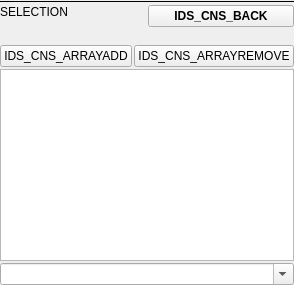
  <widget class="QDockWidget" name="propertyDockWidget">
   <property name="allowedAreas">
    <set>Qt::LeftDockWidgetArea|Qt::RightDockWidgetArea</set>
   </property>
   <property name="windowTitle">
    <string comment="res">IDS_CNS_PROPERTIES</string>
   </property>
   <attribute name="dockWidgetArea">
    <number>2</number>
   </attribute>
   <widget class="QWidget" name="dockWidgetContents_2">
    <layout class="QVBoxLayout" name="verticalLayout_4">
     <property name="spacing">
      <number>2</number>
     </property>
     <property name="leftMargin">
      <number>0</number>
     </property>
     <property name="topMargin">
      <number>0</number>
     </property>
     <property name="rightMargin">
      <number>0</number>
     </property>
     <property name="bottomMargin">
      <number>0</number>
     </property>
     <item>
      <widget class="QFrame" name="userPropertyFrame">
       <property name="frameShape">
        <enum>QFrame::HLine</enum>
       </property>
       <property name="frameShadow">
        <enum>QFrame::Plain</enum>
       </property>
       <property name="lineWidth">
        <number>1</number>
       </property>
      </widget>
     </item>
     <item>
      <layout class="QHBoxLayout" name="horizontalLayout_2">
       <property name="topMargin">
        <number>0</number>
       </property>
       <item>
        <widget class="QLabel" name="selectionInfoLabel">
         <property name="baseSize">
          <size>
           <width>300</width>
           <height>0</height>
          </size>
         </property>
         <property name="text">
          <string>SELECTION</string>
         </property>
         <property name="alignment">
          <set>Qt::AlignLeading|Qt::AlignLeft|Qt::AlignTop</set>
         </property>
        </widget>
       </item>
       <item>
        <widget class="QPushButton" name="propertyEditAscendPathButton">
         <property name="font">
          <font>
           <weight>75</weight>
           <bold>true</bold>
          </font>
         </property>
         <property name="text">
          <string comment="res">IDS_CNS_BACK</string>
         </property>
        </widget>
       </item>
      </layout>
     </item>
     <item>
      <widget class="QLabel" name="selectionHelpLabel">
       <property name="text">
        <string notr="true"/>
       </property>
       <property name="wordWrap">
        <bool>true</bool>
       </property>
      </widget>
     </item>
     <item>
      <layout class="QGridLayout" name="objectActionPanel">
       <property name="verticalSpacing">
        <number>6</number>
       </property>
      </layout>
     </item>
     <item>
      <layout class="QHBoxLayout" name="arrayEditingLayout">
       <property name="topMargin">
        <number>0</number>
       </property>
       <item>
        <widget class="QPushButton" name="arrayAddButton">
         <property name="text">
          <string comment="res">IDS_CNS_ARRAYADD</string>
         </property>
        </widget>
       </item>
       <item>
        <widget class="QPushButton" name="arrayRemoveButton">
         <property name="text">
          <string comment="res">IDS_CNS_ARRAYREMOVE</string>
         </property>
        </widget>
       </item>
      </layout>
     </item>
     <item>
      <widget class="QTreeView" name="propertyTable">
       <property name="acceptDrops">
        <bool>true</bool>
       </property>
       <property name="editTriggers">
        <set>QAbstractItemView::AllEditTriggers</set>
       </property>
       <property name="dragEnabled">
        <bool>true</bool>
       </property>
       <property name="dragDropMode">
        <enum>QAbstractItemView::InternalMove</enum>
       </property>
       <property name="defaultDropAction">
        <enum>Qt::MoveAction</enum>
       </property>
       <property name="selectionMode">
        <enum>QAbstractItemView::ExtendedSelection</enum>
       </property>
       <property name="selectionBehavior">
        <enum>QAbstractItemView::SelectRows</enum>
       </property>
       <property name="indentation">
        <number>9</number>
       </property>
       <property name="allColumnsShowFocus">
        <bool>true</bool>
       </property>
      </widget>
     </item>
     <item>
      <widget class="QComboBox" name="propertyInputBox">
       <property name="editable">
        <bool>true</bool>
       </property>
      </widget>
     </item>
    </layout>
   </widget>
  </widget>
